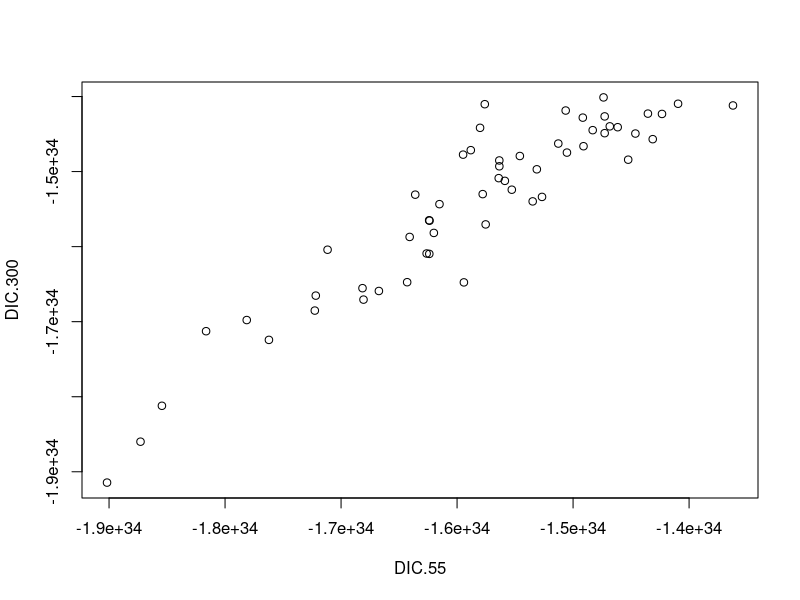
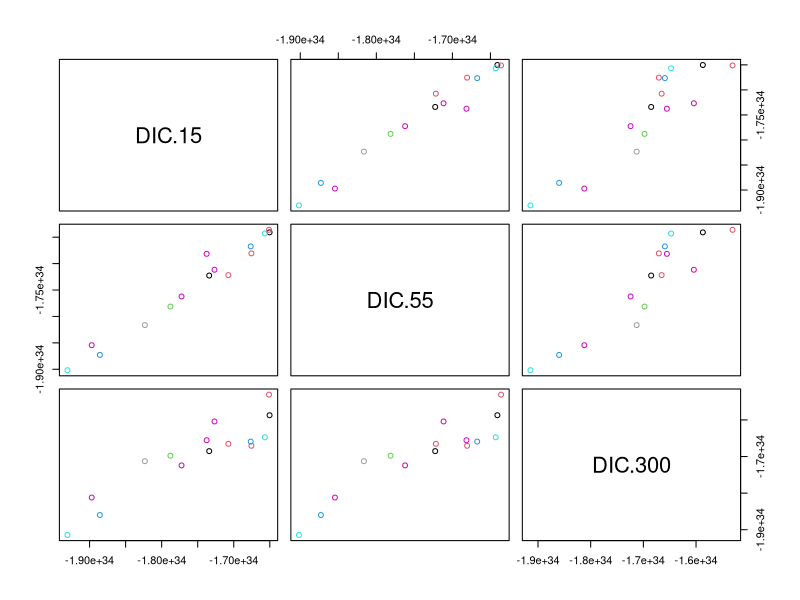
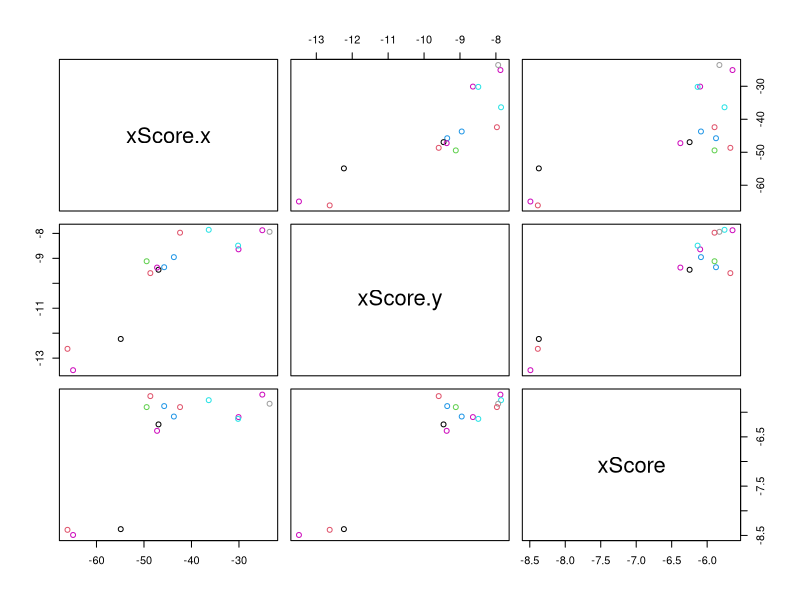
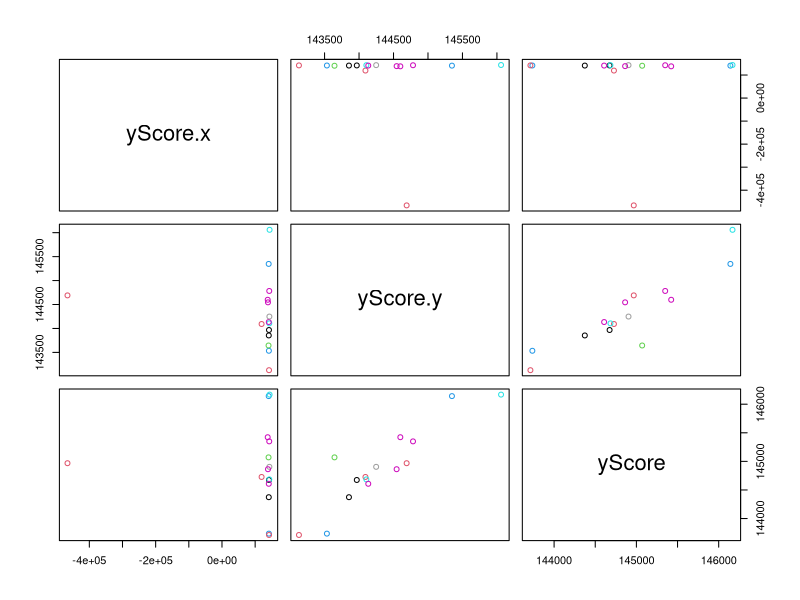
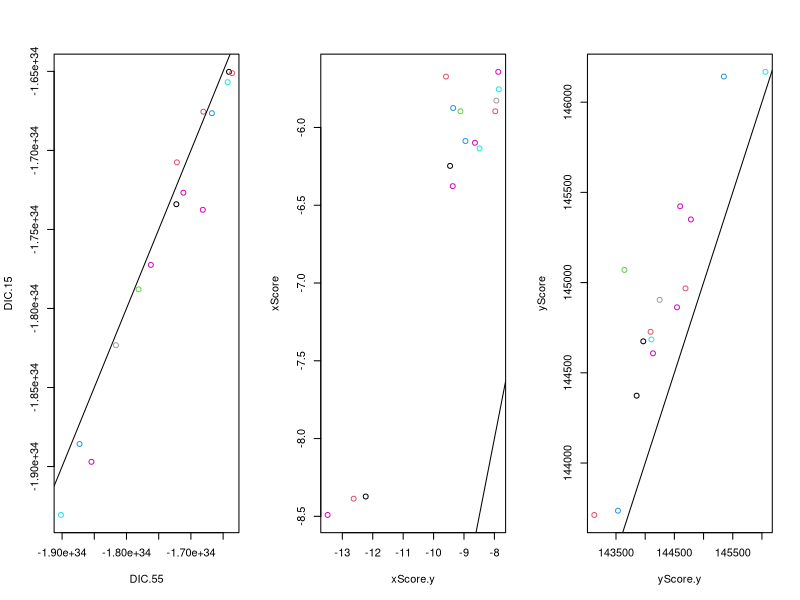

Here is the R script that generated these plots, in order:
mod55 <- read.csv('modelSelection/modelSelectSumm-55.csv')
mod300 <- read.csv('modelSelection/modelSelectSumm-300.csv')
mod15 <- read.csv('modelSelection/modelSelectSumm.csv')

colnames(mod55)[4] <- 'DIC.55'
colnames(mod300)[4] <- 'DIC.300'
colnames(mod15)[4] <- 'DIC.15'

mod <- merge(mod300, mod55, by='Model.No')
plot(mod[,c( 'DIC.55','DIC.300')])


mod <- merge(mod, mod15, by='Model.No')
plot(mod[,c('DIC.15', 'DIC.55','DIC.300')], col=mod$Model.No)
plot(mod[,c('xScore.x', 'xScore.y','xScore')], col=mod$Model.No)
plot(mod[,c('yScore.x', 'yScore.y','yScore')], col=mod$Model.No)

abline(0,1)
par(mfrow=c(1,3))
plot(mod[,c( 'DIC.55','DIC.15')], col=mod$Model.No);abline(0,1)
plot(mod[,c( 'xScore.y','xScore')], col=mod$Model.No);abline(0,1)
plot(mod[,c( 'yScore.y','yScore')], col=mod$Model.No);abline(0,1)
#plot(mod[,c('DIC.15','xScore','yScore')])
